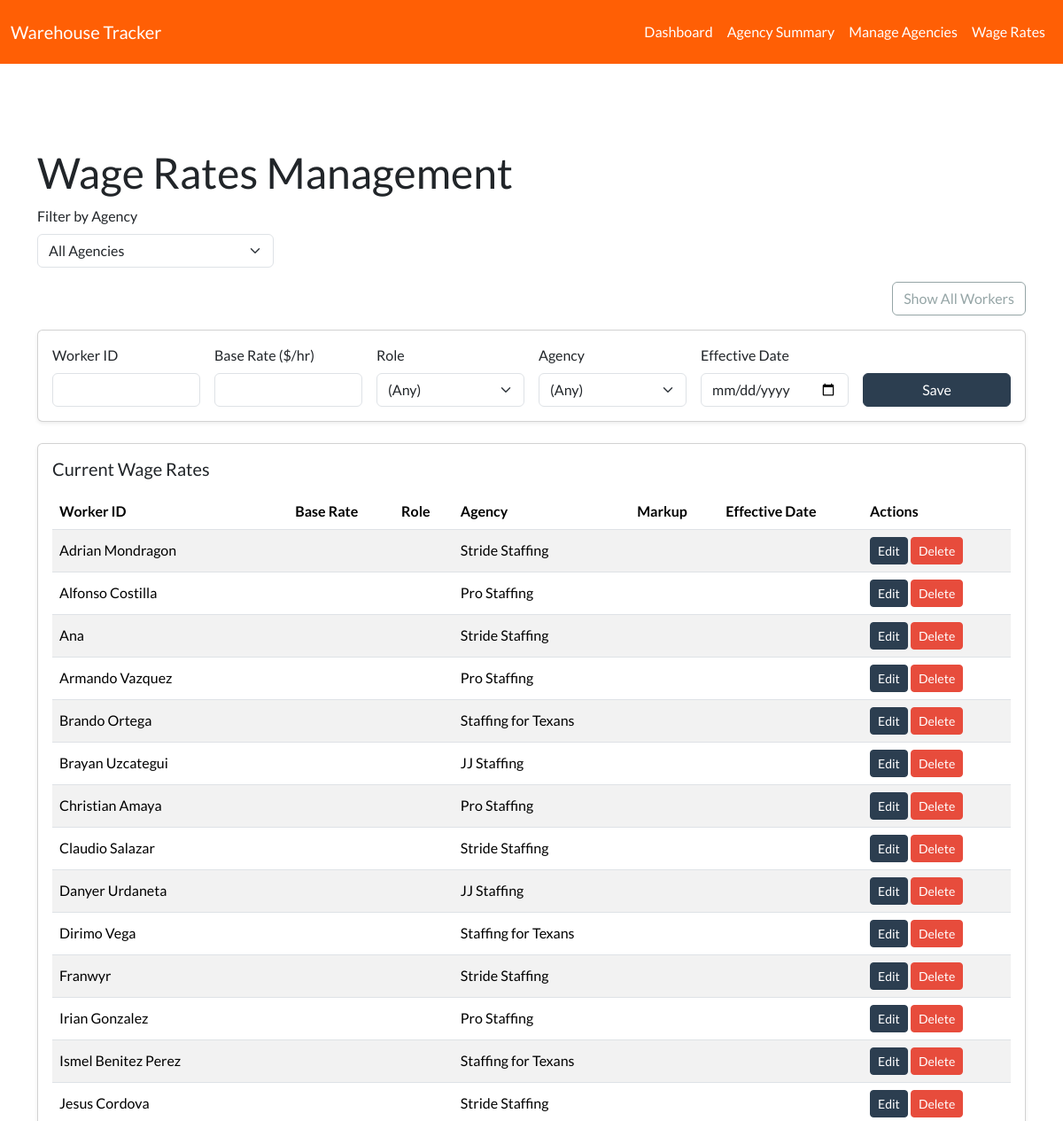
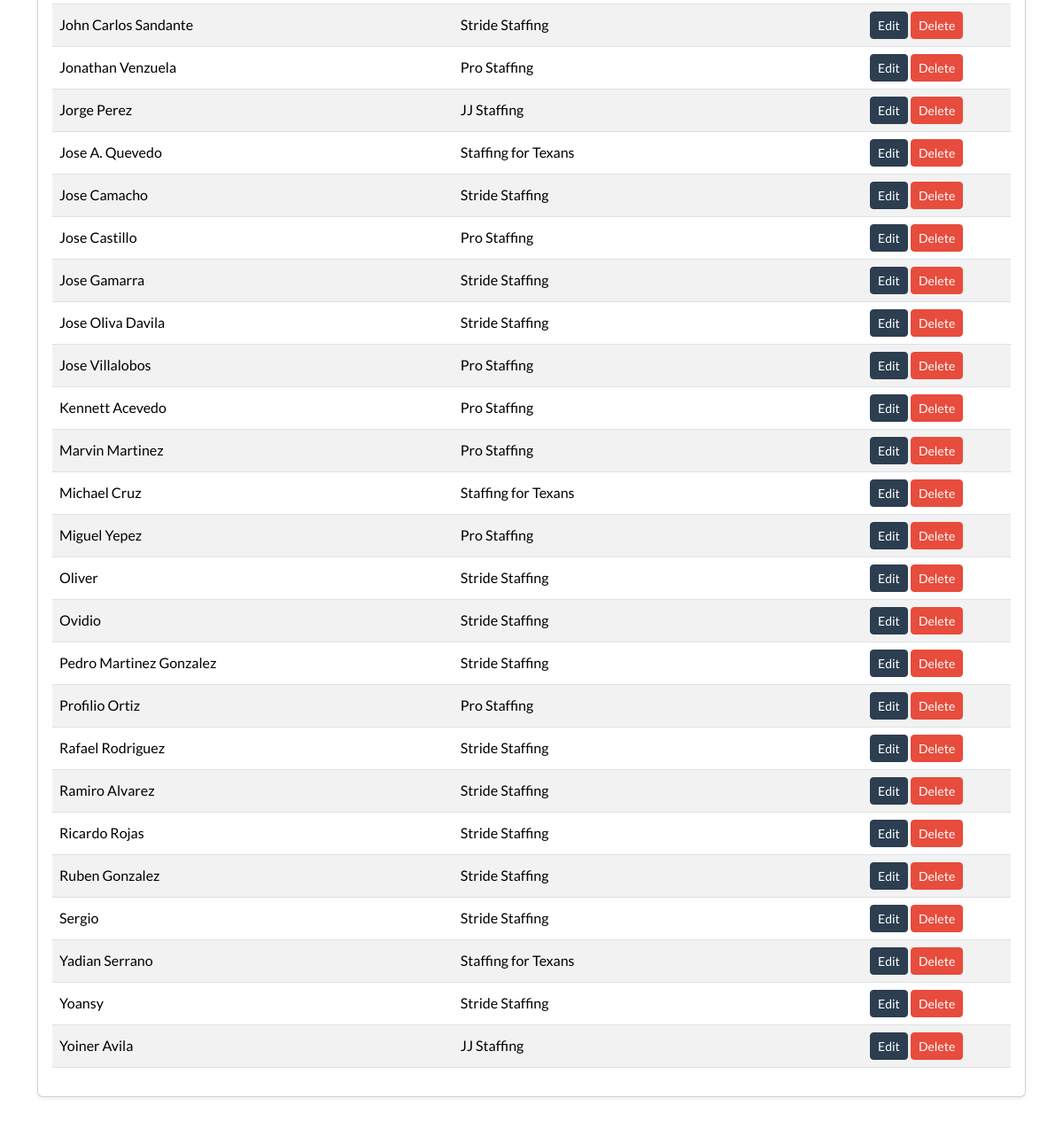
The page /wage_rates on the database its author committed (2 pictures, top to bottom).
### app/models.py (models this page shows, shortened)
class WageRate(db.Model):
    __tablename__ = 'wage_rate'
    id = db.Column(db.Integer, primary_key=True)
    worker_id = db.Column(db.String(64), nullable=False, index=True)
    base_rate = db.Column(db.Float, nullable=True)  # e.g., 16 or 18
    role = db.Column(db.String(64), nullable=True)   # e.g., 'general', 'forklift'
    agency = db.Column(db.String(128), nullable=True)
    markup = db.Column(db.Float, nullable=True)      # e.g., 0.25 for 25%
    effective_date = db.Column(db.Date, nullable=True)  # Now required

### app/routes/dashboard.py (the view, shortened to what this page needs)
@dashboard_bp.route('/wage_rates', methods=['GET', 'POST'])
def wage_rates():
    show_all = request.args.get('show_all', '0') == '1'
    from ..models import WageRate, TimesheetEntry, Worker
    agency_filter = request.args.get('agency', '')
    worker_agency = {}
    all_entries = TimesheetEntry.query.all()
    for e in all_entries:
        if e.worker_id not in worker_agency:
            worker_agency[e.worker_id] = e.agency
    if not show_all:
        active_workers = {w.worker_id for w in Worker.query.filter_by(is_active=True).all()}
        filtered_workers = [w for w, a in worker_agency.items() if (not agency_filter or (a == agency_filter)) and w in active_workers]
    else:
        filtered_workers = [w for w, a in worker_agency.items() if not agency_filter or (a == agency_filter)]
    query = WageRate.query
    if agency_filter:
        query = query.filter(WageRate.agency == agency_filter)
    all_wage_rates = query.order_by(WageRate.worker_id, WageRate.effective_date.desc()).all()
    workers = []
    for rate in all_wage_rates:
        if show_all or rate.worker_id in filtered_workers:
            workers.append({
                'id': rate.id,
                'worker_id': rate.worker_id,
                'base_rate': rate.base_rate,
                'role': rate.role,
                'agency': rate.agency,
                'markup': rate.markup,
                'effective_date': rate.effective_date.strftime('%Y-%m-%d') if rate.effective_date else ''
            })
    agencies = sorted(set(a for a in worker_agency.values() if a))
    return render_template('wage_rates.html', workers=workers, agencies=agencies, agency_filter=agency_filter, show_all=show_all)

### app/templates/wage_rates.html (shortened to what this page needs)
{% extends "layout.html" %}
{% block content %}
<h1>Wage Rates Management</h1>
<div class="mb-3">
  <form method="get" class="row g-3 align-items-end">
    <div class="col-md-3">
      <label class="form-label">Filter by Agency</label>
      <select name="agency" class="form-select" onchange="this.form.submit()">
        <option value="">All Agencies</option>
      </select>
    </div>
  </form>
</div>
<div class="mb-3 text-end">
  {% if show_all %}
    <a class="btn btn-outline-primary" href="{{ url_for('dashboard.wage_rates', agency=agency_filter, show_all=0) }}">Show Only Active Workers</a>
  {% else %}
    <a class="btn btn-outline-secondary" href="{{ url_for('dashboard.wage_rates', agency=agency_filter, show_all=1) }}">Show All Workers</a>
  {% endif %}
</div>
<div class="card mb-4">
  <div class="card-body">
    <form method="post" class="row g-3 align-items-end">
      <div class="col-md-2">
        <label class="form-label">Worker ID</label>
        <input name="worker_id" class="form-control" required />
      </div>
      <div class="col-md-2">
        <label class="form-label">Base Rate ($/hr)</label>
        <input name="base_rate" type="number" step="0.01" class="form-control" required />
      </div>
      <div class="col-md-2">
        <label class="form-label">Role</label>
        <select name="role" class="form-select">
          <option value="">(Any)</option>
        </select>
      </div>
      <div class="col-md-2">
        <label class="form-label">Agency</label>
        <select name="agency" class="form-select">
          <option value="">(Any)</option>
        </select>
      </div>
      <div class="col-md-2">
        <label class="form-label">Effective Date</label>
        <input name="effective_date" type="date" class="form-control" required />
      </div>
      <div class="col-md-2 d-flex align-items-end">
        <button class="btn btn-primary w-100">Save</button>
      </div>
    </form>
  </div>
</div>
<div class="card">
  <div class="card-body">
    <h5 class="card-title">Current Wage Rates</h5>
    <div class="table-responsive">
      <table class="table table-hover table-striped align-middle">
        <thead>
          <tr>
            <th>Worker ID</th>
            <th>Base Rate</th>
            <th>Role</th>
            <th>Agency</th>
            <th>Markup</th>
            <th>Effective Date</th>
            <th>Actions</th>
          </tr>
        </thead>
        <tbody>
          {% for w in workers %}
          <tr>
            <td>{{ w.worker_id }}</td>
            <td>{% if w.base_rate %}${{ '%.2f'|format(w.base_rate) }}{% endif %}</td>
            <td>{{ w.role or '' }}</td>
            <td>{{ w.agency or '' }}</td>
            <td>{% if w.markup %}{{ (w.markup * 100)|round(1) }}%{% endif %}</td>
            <td>{{ w.effective_date or '' }}</td>
            <td>
              <a href="{{ url_for('dashboard.edit_wage_rate', wage_rate_id=w.id, agency=agency_filter, show_all=show_all|int) }}" class="btn btn-sm btn-primary">Edit</a>
              <form method="post" action="{{ url_for('dashboard.delete_wage_rate', wage_rate_id=w.id) }}" style="display:inline;">
                <button type="submit" class="btn btn-sm btn-danger" onclick="return confirm('Are you sure you want to delete this wage rate?');">Delete</button>
              </form>
            </td>
          </tr>
          {% endfor %}
        </tbody>
      </table>
    </div>
  </div>
</div>
{% endblock %}

### app/static/css/custom.css (style rules this page uses)
.table-responsive { overflow-x: auto; }
.card { margin-bottom: 1.5rem; box-shadow: 0 0.125rem 0.25rem rgba(0, 0, 0, 0.075); }
.card-title { font-weight: 500; margin-bottom: 1rem; }

### rows shown on the page
WageRate: worker_id "Adrian Mondragon", agency "Stride Staffing"
WageRate: worker_id "Alfonso Costilla", agency "Pro Staffing"
WageRate: worker_id "Ana", agency "Stride Staffing"
WageRate: worker_id "Armando Vazquez", agency "Pro Staffing"
WageRate: worker_id "Brando Ortega", agency "Staffing for Texans"
WageRate: worker_id "Brayan Uzcategui", agency "JJ Staffing"
WageRate: worker_id "Christian Amaya", agency "Pro Staffing"
WageRate: worker_id "Claudio Salazar", agency "Stride Staffing"
WageRate: worker_id "Danyer Urdaneta", agency "JJ Staffing"
WageRate: worker_id "Dirimo Vega", agency "Staffing for Texans"
WageRate: worker_id "Franwyr", agency "Stride Staffing"
WageRate: worker_id "Irian Gonzalez", agency "Pro Staffing"
WageRate: worker_id "Ismel Benitez Perez", agency "Staffing for Texans"
WageRate: worker_id "Jesus Cordova", agency "Stride Staffing"
WageRate: worker_id "John Carlos Sandante", agency "Stride Staffing"
WageRate: worker_id "Jonathan Venzuela", agency "Pro Staffing"
WageRate: worker_id "Jorge Perez", agency "JJ Staffing"
WageRate: worker_id "Jose A. Quevedo", agency "Staffing for Texans"
WageRate: worker_id "Jose Camacho", agency "Stride Staffing"
WageRate: worker_id "Jose Castillo", agency "Pro Staffing"
WageRate: worker_id "Jose Gamarra", agency "Stride Staffing"
WageRate: worker_id "Jose Oliva Davila", agency "Stride Staffing"
WageRate: worker_id "Jose Villalobos", agency "Pro Staffing"
WageRate: worker_id "Kennett Acevedo", agency "Pro Staffing"
WageRate: worker_id "Marvin Martinez", agency "Pro Staffing"
WageRate: worker_id "Michael Cruz", agency "Staffing for Texans"
WageRate: worker_id "Miguel Yepez", agency "Pro Staffing"
WageRate: worker_id "Oliver", agency "Stride Staffing"
WageRate: worker_id "Ovidio", agency "Stride Staffing"
WageRate: worker_id "Pedro Martinez Gonzalez", agency "Stride Staffing"
WageRate: worker_id "Profilio Ortiz", agency "Pro Staffing"
WageRate: worker_id "Rafael Rodriguez", agency "Stride Staffing"
WageRate: worker_id "Ramiro Alvarez", agency "Stride Staffing"
WageRate: worker_id "Ricardo Rojas", agency "Stride Staffing"
WageRate: worker_id "Ruben Gonzalez", agency "Stride Staffing"
WageRate: worker_id "Sergio", agency "Stride Staffing"
WageRate: worker_id "Yadian Serrano", agency "Staffing for Texans"
WageRate: worker_id "Yoansy", agency "Stride Staffing"
WageRate: worker_id "Yoiner Avila", agency "JJ Staffing"
